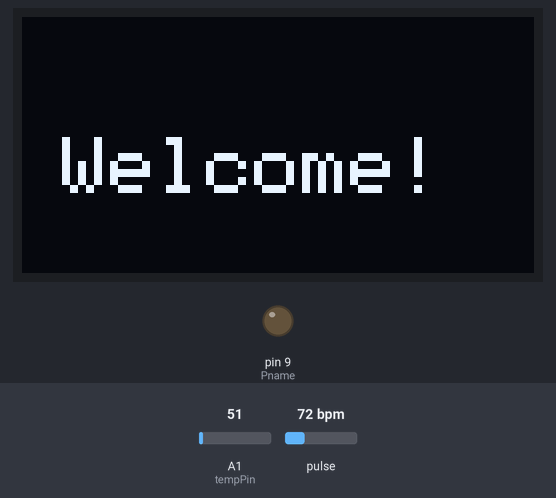
Bench run of a sketch on a simulated Arduino Uno, built with avr-gcc and run on an emulated ATmega328P. Parts: 128×64 one-colour display, output pins drawn as LEDs (lit = HIGH). Inputs (shaded band) come from the test bench; at power-on: A1 (tempPin) = 51, pulse 72 bpm. What the sketch prints to the serial monitor is not drawn.

Above: at 3.2 s.
At 8.3 s:
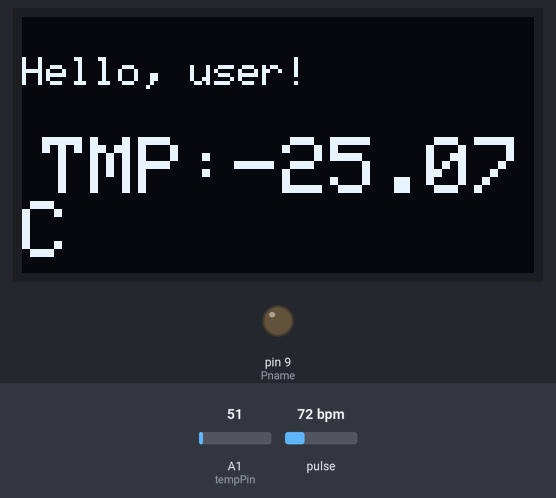
8.4 s: A1 (tempPin) set to 142
At 16.4 s:
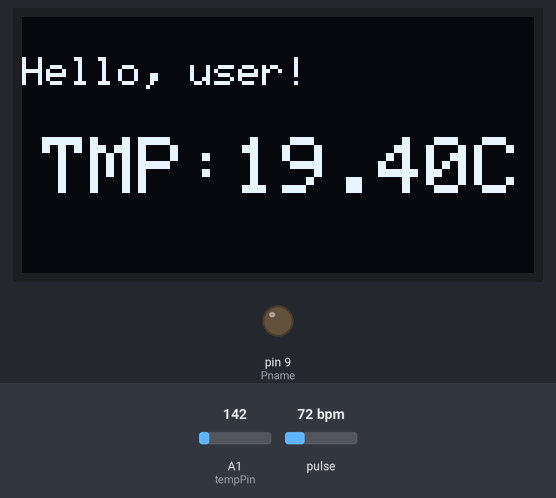
19.2 s: A1 (tempPin) set to 160
At 28.0 s:
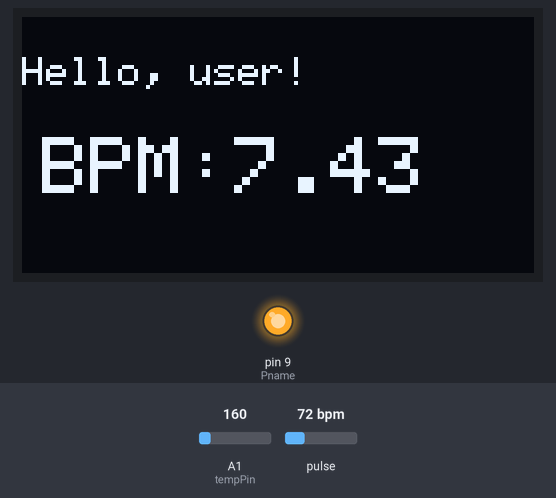
28.8 s: A1 (tempPin) set to 112
At 36.6 s:
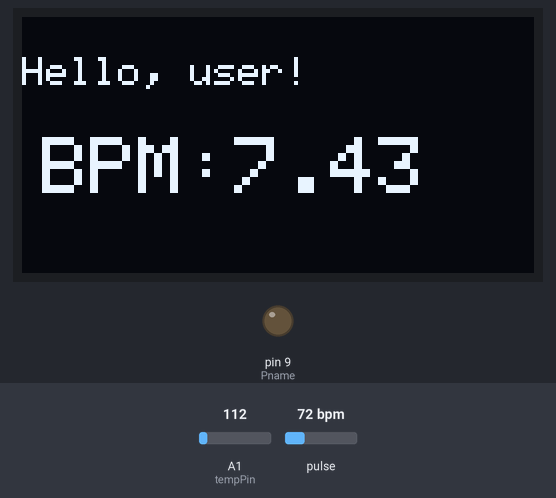
Timing chart, 0 to 38.1 s (numbered marks = the images above; inputs shaded):
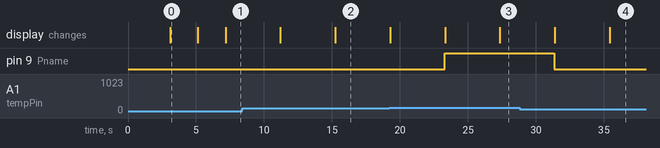

The sketch:

CS207_200436771.ino
```cpp
/*
Name: Axat Shah
SID: 200436771
CS207 Project FIT2GO

Inspiration from: https://www.arduino.cc/
                  https://create.arduino.cc/projecthub/SurtrTech/measure-heart-rate-and-spo2-with-max30102-c2b4d8?ref=tag&ref_id=health&offset=1

*/
#include <Adafruit_GFX.h>  //oled display libraries
#include <Adafruit_SSD1306.h>
#include <Wire.h>
#include "MAX30105.h"      //heart rate sensor library
#include "heartRate.h"

MAX30105 particleSensor;

#define SCREEN_WIDTH 128 //display width
#define SCREEN_HEIGHT 64 //display height

// Display Declaration
Adafruit_SSD1306 display(SCREEN_WIDTH, SCREEN_HEIGHT, &Wire, -1);

byte rates[4]; //Array for heart rates
byte rateSpot = 0;
long lastBeat = 0; // last beat occurrence
int Pname = 9;  //LED pin
float beatsPerMinute;
const int tempPin = A1; //temprature analog pin


// Function Prototype
float AnalogToVolts(int reading);


//bitmap array for printing the company logo
const unsigned char myBitmap [] PROGMEM = {
  0xff, 0xff, 0xff, 0xff, 0xff, 0xff, 0xff, 0xff, 0xff, 0xff, 0xff, 0xff, 0xff, 0xff, 0xff, 0xff,
  0xff, 0xff, 0xff, 0xff, 0xff, 0xff, 0xff, 0xff, 0xff, 0xff, 0xff, 0xff, 0xff, 0xff, 0xff, 0xff,
  0xff, 0xff, 0xff, 0xff, 0xff, 0xff, 0xff, 0xff, 0xff, 0xff, 0xff, 0xff, 0xff, 0xff, 0xff, 0xff,
  0xff, 0xff, 0xff, 0xff, 0xff, 0xf8, 0x00, 0x7f, 0xfc, 0x00, 0x3f, 0xff, 0xff, 0xff, 0xff, 0xff,
  0xff, 0xff, 0xff, 0xff, 0xff, 0x80, 0x00, 0x07, 0x80, 0x00, 0x03, 0xff, 0xff, 0xff, 0xff, 0xff,
  0xff, 0xff, 0xff, 0xff, 0xfc, 0x00, 0x00, 0x00, 0x00, 0x00, 0x00, 0x7f, 0xff, 0xff, 0xff, 0xff,
  0xff, 0xff, 0xff, 0xff, 0xf0, 0x00, 0xfc, 0x00, 0x00, 0x7e, 0x00, 0x1f, 0xff, 0xff, 0xff, 0xff,
  0xff, 0xff, 0xff, 0xff, 0xc0, 0x1f, 0xff, 0xe0, 0x0f, 0xff, 0xf0, 0x07, 0xff, 0xff, 0xff, 0xff,
  0xff, 0xff, 0xff, 0xff, 0x00, 0xff, 0xff, 0xfc, 0x7f, 0xff, 0xfc, 0x03, 0xff, 0xff, 0xff, 0xff,
  0xff, 0xff, 0xff, 0xfe, 0x03, 0xff, 0xff, 0xff, 0xff, 0xff, 0xff, 0x00, 0xff, 0xff, 0xff, 0xff,
  0xff, 0xff, 0xff, 0xfe, 0x07, 0xff, 0xff, 0xff, 0xff, 0xff, 0xff, 0xc0, 0xff, 0xff, 0xff, 0xff,
  0xff, 0xff, 0xff, 0xfc, 0x0f, 0xff, 0xff, 0xff, 0xff, 0xff, 0xff, 0xc0, 0x7f, 0xff, 0xff, 0xff,
  0xff, 0xff, 0xff, 0xf8, 0x1f, 0xff, 0xff, 0xff, 0xff, 0xff, 0xff, 0xf0, 0x3f, 0xff, 0xff, 0xff,
  0xff, 0xff, 0xff, 0xf8, 0x1f, 0xff, 0xf0, 0x7f, 0xff, 0xff, 0xff, 0xf0, 0x3f, 0xff, 0xff, 0xff,
  0xff, 0xff, 0xff, 0xf8, 0x3f, 0xff, 0xc0, 0x3f, 0xff, 0xff, 0xff, 0xf0, 0x3f, 0xff, 0xff, 0xff,
  0xff, 0xff, 0xff, 0xf8, 0x3f, 0xff, 0x80, 0x1f, 0xff, 0xff, 0xff, 0xf8, 0x3f, 0xff, 0xff, 0xff,
  0xff, 0xff, 0xff, 0xf8, 0x3f, 0xfe, 0x00, 0x1f, 0xff, 0x81, 0xff, 0xf8, 0x3f, 0xff, 0xff, 0xff,
  0xff, 0xff, 0xff, 0xe0, 0x1f, 0xf0, 0x00, 0x0f, 0xff, 0x00, 0x07, 0xe0, 0x0f, 0xff, 0xff, 0xff,
  0xff, 0xff, 0x80, 0x00, 0x00, 0x00, 0x1c, 0x07, 0xfc, 0x00, 0x00, 0x00, 0x00, 0x03, 0xff, 0xff,
  0xff, 0xff, 0x80, 0x00, 0x00, 0x00, 0x3e, 0x07, 0xf8, 0x00, 0x00, 0x00, 0x00, 0x03, 0xff, 0xff,
  0xff, 0xff, 0xc0, 0x00, 0x00, 0x00, 0xff, 0x03, 0xf0, 0x1f, 0x80, 0x00, 0x00, 0x0f, 0xff, 0xff,
  0xff, 0xff, 0xff, 0xfe, 0x07, 0xff, 0xff, 0x01, 0xe0, 0x3f, 0xff, 0xc0, 0xff, 0xff, 0xff, 0xff,
  0xff, 0xff, 0xff, 0xfe, 0x03, 0xff, 0xff, 0x81, 0x80, 0xff, 0xff, 0x80, 0xff, 0xff, 0xff, 0xff,
  0xff, 0xff, 0xff, 0xff, 0x01, 0xff, 0xff, 0xc0, 0x00, 0xff, 0xff, 0x01, 0xff, 0xff, 0xff, 0xff,
  0xff, 0xff, 0xff, 0xff, 0x80, 0xff, 0xff, 0xc0, 0x03, 0xff, 0xfe, 0x03, 0xff, 0xff, 0xff, 0xff,
  0xff, 0xff, 0xff, 0xff, 0xc0, 0x7f, 0xff, 0xe0, 0x07, 0xff, 0xfc, 0x07, 0xff, 0xff, 0xff, 0xff,
  0xff, 0xff, 0xff, 0xff, 0xe0, 0x3f, 0xff, 0xf0, 0x0f, 0xff, 0xf8, 0x0f, 0xff, 0xff, 0xff, 0xff,
  0xff, 0xff, 0xff, 0xff, 0xf0, 0x1f, 0xff, 0xf0, 0x1f, 0xff, 0xe0, 0x3f, 0xff, 0xff, 0xff, 0xff,
  0xff, 0xff, 0xff, 0xff, 0xfc, 0x07, 0xff, 0xfc, 0x7f, 0xff, 0xc0, 0x7f, 0xff, 0xff, 0xff, 0xff,
  0xff, 0xff, 0xff, 0xff, 0xfe, 0x01, 0xff, 0xff, 0xff, 0xff, 0x80, 0xff, 0xff, 0xff, 0xff, 0xff,
  0xff, 0xff, 0xff, 0xff, 0xff, 0x00, 0xff, 0xff, 0xff, 0xfe, 0x01, 0xff, 0xff, 0xff, 0xff, 0xff,
  0xff, 0xff, 0xff, 0xff, 0xff, 0xc0, 0x3f, 0xff, 0xff, 0xf8, 0x07, 0xff, 0xff, 0xff, 0xff, 0xff,
  0xff, 0xff, 0xff, 0xff, 0xff, 0xe0, 0x0f, 0xff, 0xff, 0xe0, 0x1f, 0xff, 0xff, 0xff, 0xff, 0xff,
  0xff, 0xff, 0xff, 0xff, 0xff, 0xf8, 0x07, 0xff, 0xff, 0xc0, 0x3f, 0xff, 0xff, 0xff, 0xff, 0xff,
  0xff, 0xff, 0xff, 0xff, 0xff, 0xfe, 0x01, 0xff, 0xff, 0x00, 0xff, 0xff, 0xff, 0xff, 0xff, 0xff,
  0xff, 0xff, 0xff, 0xff, 0xff, 0xff, 0x80, 0x7f, 0xfc, 0x03, 0xff, 0xff, 0xff, 0xff, 0xff, 0xff,
  0xff, 0xff, 0xff, 0xff, 0xff, 0xff, 0xc0, 0x1f, 0xe0, 0x0f, 0xff, 0xff, 0xff, 0xff, 0xff, 0xff,
  0xff, 0xff, 0xff, 0xff, 0xff, 0xff, 0xf0, 0x07, 0x80, 0x3f, 0xff, 0xff, 0xff, 0xff, 0xff, 0xff,
  0xff, 0xff, 0xff, 0xff, 0xff, 0xff, 0xfc, 0x00, 0x00, 0xff, 0xff, 0xff, 0xff, 0xff, 0xff, 0xff,
  0xff, 0xff, 0xff, 0xff, 0xff, 0xff, 0xff, 0x00, 0x03, 0xff, 0xff, 0xff, 0xff, 0xff, 0xff, 0xff,
  0xff, 0xff, 0xff, 0xff, 0xff, 0xff, 0xff, 0xe0, 0x0f, 0xff, 0xff, 0xff, 0xff, 0xff, 0xff, 0xff,
  0xff, 0xff, 0xff, 0xff, 0xff, 0xff, 0xff, 0xf8, 0x7f, 0xff, 0xff, 0xff, 0xff, 0xff, 0xff, 0xff,
  0xff, 0xff, 0xff, 0xff, 0xff, 0xff, 0xff, 0xff, 0xff, 0xff, 0xff, 0xff, 0xff, 0xff, 0xff, 0xff,
  0xff, 0xff, 0xff, 0xff, 0xff, 0xff, 0xff, 0xff, 0xff, 0xff, 0xff, 0xff, 0xff, 0xff, 0xff, 0xff,
  0xff, 0xff, 0xff, 0xff, 0xff, 0xff, 0xff, 0xff, 0xff, 0xff, 0xff, 0xff, 0xff, 0xff, 0xff, 0xff,
  0xff, 0xff, 0xff, 0xff, 0xff, 0xff, 0xff, 0xff, 0xff, 0xff, 0xff, 0xff, 0xff, 0xff, 0xff, 0xff,
  0xff, 0xff, 0xff, 0xff, 0xff, 0xff, 0xff, 0xff, 0xff, 0xff, 0xff, 0xff, 0xff, 0xfd, 0xff, 0xff,
  0xf8, 0x00, 0x03, 0x81, 0xc0, 0x00, 0x03, 0xff, 0xff, 0xfe, 0x00, 0x0f, 0xff, 0x00, 0x07, 0xff,
  0xfc, 0x00, 0x03, 0x81, 0xc0, 0x00, 0x03, 0xff, 0xff, 0xf0, 0x00, 0x03, 0xfc, 0x00, 0x01, 0xff,
  0xfc, 0x3f, 0xff, 0x81, 0xff, 0xc3, 0xff, 0xc0, 0x3f, 0xe0, 0x7f, 0x03, 0xf8, 0x1f, 0xc0, 0xff,
  0xfc, 0x3f, 0xff, 0x81, 0xff, 0x83, 0xfc, 0x00, 0x07, 0xc1, 0xff, 0xcf, 0xe0, 0x7f, 0xf0, 0x7f,
  0xfc, 0x3f, 0xff, 0x81, 0xff, 0x83, 0xfc, 0x0e, 0x03, 0x83, 0xff, 0xff, 0xe0, 0xff, 0xf8, 0x3f,
  0xfc, 0x00, 0x1f, 0x81, 0xff, 0x83, 0xff, 0x7f, 0x83, 0x83, 0xff, 0xff, 0xc1, 0xff, 0xf8, 0x3f,
  0xfc, 0x00, 0x0f, 0x81, 0xff, 0x83, 0xff, 0xff, 0x07, 0x83, 0xfe, 0x01, 0xc1, 0xff, 0xf8, 0x3f,
  0xfc, 0x00, 0x0f, 0x81, 0xff, 0x83, 0xff, 0xfc, 0x0f, 0x83, 0xfc, 0x00, 0xc1, 0xff, 0xf8, 0x3f,
  0xfc, 0x3f, 0xff, 0x81, 0xff, 0x83, 0xff, 0xc0, 0x3f, 0x83, 0xff, 0xe0, 0xe0, 0xff, 0xf8, 0x3f,
  0xfc, 0x3f, 0xff, 0x81, 0xff, 0x83, 0xff, 0x01, 0xff, 0xc1, 0xff, 0xe0, 0xe0, 0x7f, 0xf0, 0x7f,
  0xfc, 0x3f, 0xff, 0x81, 0xff, 0x83, 0xfc, 0x0f, 0xff, 0xe0, 0x7f, 0x80, 0xf8, 0x3f, 0xc0, 0xff,
  0xfc, 0x3f, 0xff, 0x81, 0xff, 0x83, 0xfc, 0x00, 0x03, 0xf0, 0x00, 0x00, 0xf8, 0x00, 0x01, 0xff,
  0xf8, 0x1f, 0xff, 0x81, 0xff, 0x81, 0xf8, 0x00, 0x03, 0xfe, 0x00, 0x30, 0xff, 0x00, 0x07, 0xff,
  0xff, 0xff, 0xff, 0xff, 0xff, 0xe7, 0xfe, 0x7f, 0xff, 0xff, 0xe3, 0xfb, 0xff, 0xf8, 0xff, 0xff,
  0xff, 0xff, 0xff, 0xff, 0xff, 0xff, 0xff, 0xff, 0xff, 0xff, 0xff, 0xff, 0xff, 0xff, 0xff, 0xff,
  0xff, 0xff, 0xff, 0xff, 0xff, 0xff, 0xff, 0xff, 0xff, 0xff, 0xff, 0xff, 0xff, 0xff, 0xff, 0xff,
  0xff, 0xff, 0xff, 0xff, 0xff, 0xff, 0xff, 0xff, 0xff, 0xff, 0xff, 0xff, 0xff, 0xff, 0xff, 0xff
};


void setup() {
  Serial.begin(115200);
  pinMode(9, OUTPUT);

  //for display
  if (!display.begin(SSD1306_SWITCHCAPVCC, 0x3C))
  {
    Serial.println(F("Display not found"));
    for (;;); //loop forever
  }

  // for sensor
  if (!particleSensor.begin(Wire, I2C_SPEED_FAST))
  {
    Serial.println("MAX30105 was not found. Please check wiring/power. ");
  }

  particleSensor.setup();

  display.clearDisplay();
  display.drawBitmap(4, 4, myBitmap, 128, 128, WHITE);
  display.display();
  delay(3000);

  //printing welcome
  display.clearDisplay();
  display.setTextSize(2); //font size
  display.setTextColor(WHITE);  //text color
  display.setCursor(10, 30); // text position on the oled display
  display.print("Welcome!");
  display.display();
  delay(2000);

  //printing instructions
  display.clearDisplay();
  display.setTextSize(1.75); //font size
  display.setTextColor(WHITE);  //text color
  display.setCursor(0, 25); // text position on the oled display
  display.print("Please place your finger on the sensor!");
  display.display();

  delay(2000);
  display.clearDisplay();
}

void loop()
{

  int reading;
  float volts, temperature_in_celsius;

  long infraValue = particleSensor.getIR(); //getting the infrareid value from the sensor
  if (checkForBeat(infraValue) == true)
  {
    //We sensed a beat!
    long delta = millis() - lastBeat;
    lastBeat = millis();

    beatsPerMinute = 60 / (delta / 1000.0);

    if (beatsPerMinute < 255 && beatsPerMinute > 20) //it wont store the reading if beatsperminute is greater than 255 and less than 20
    {
      rates[rateSpot++] = (byte)beatsPerMinute; //Storing the reading
      rateSpot %= 4;
    }
  }


  reading = analogRead(tempPin);  //storing the analog readings in the integer variable reading

  volts = AnalogToVolts(reading);  //Function call
  Serial.println(volts);
  temperature_in_celsius = volts * 100 - 50; //converting the tremprature in celsius

  Serial.print("TMP:");                       //here if the temprature goes above 37*C which is equivalent to around 100*F the RED LED will turn ON indicating the user to visit a doctor.
  Serial.println(temperature_in_celsius);
  Serial.print("BPM=");
  Serial.print(beatsPerMinute);

  if (temperature_in_celsius >= 25)
  {
    digitalWrite(Pname, HIGH);   // turn the LED on if the temp is higher than 37
  }
  else
  {
    digitalWrite(Pname, LOW);
  }


  display.setTextSize(1);
  display.setTextColor(WHITE);
  display.setCursor(0, 10);
  display.println("Hello, user!");

  display.setTextSize(2.5); //font size
  display.setTextColor(WHITE);  //text color
  display.setCursor(5, 30); // text position on the oled display
  display.print("TMP:");
  display.print(temperature_in_celsius); //printing the temprature
  display.println("C");
  display.display();
  delay(4000);
  display.clearDisplay();

  display.setTextSize(1);
  display.setTextColor(WHITE);
  display.setCursor(0, 10);
  display.println("Hello, user!");

  display.setTextSize(2.5); //font size
  display.setTextColor(WHITE);  //text color
  display.setCursor(5, 30); // text position on the oled display
  display.print("BPM:");
  display.print(beatsPerMinute); //printing the heart rate
  display.display();
  delay(4000);
  display.clearDisplay();


}
float AnalogToVolts(int reading)    //a function to convert the analog input into volts
{
  float volts;
  volts = reading / 1023.0 * 5.0; //Performing conversion to volts
  return volts; //Returning the result
}
```

Measured:
- the behaviour switches between 153 and 154 on A1 (tempPin) (found by bisection; images 2 and 3)
- after the input at 8.4 s, the display: first differs from a run without the input after 6.9 s (image 2)
- after the input at 19.2 s, pin 9 (Pname): LOW → HIGH after 4.1 s; the display: first differs from a run without the input after 4.1 s (image 3 shows a later state)
- after the input at 28.8 s, pin 9 (Pname): HIGH → LOW after 2.6 s; the display: first changes after 2.6 s (image 4 shows a later state)
- what the display in image 0 shows lasts 2.0 s, from 3.1 s to 5.1 s
